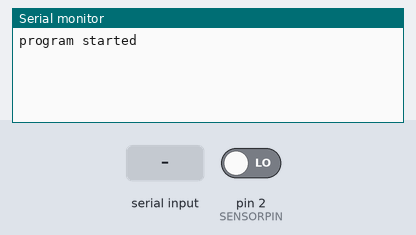
Bench run of a sketch on a simulated Arduino Uno, built with avr-gcc and run on an emulated ATmega328P. Parts: the last lines printed to the serial monitor. The test bench sets the inputs (shaded band); at power-on: pin 2 (SENSORPIN) LOW. EEPROM starts erased; the modem accepts every AT command (registered, SIM ready, sends succeed) and sends nothing else.

Above: at 18.0 s.
18.1 s: "90,45\n" received over the second serial link
21.1 s: "30,150\n" received over the second serial link
At 22.1 s:
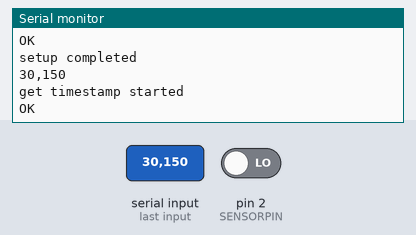
22.6 s: pin 2 (SENSORPIN) driven HIGH
At 24.1 s:
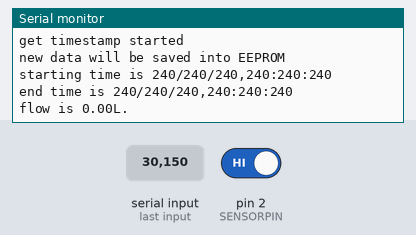
24.2 s: "5\n" received over the second serial link
At 25.3 s:
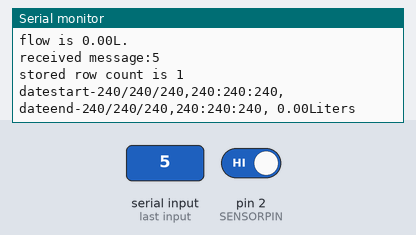

Measured:
- after the input at 21.1 s, the serial monitor: prints a new line at once (image 1)
- after the input at 22.6 s, the serial monitor: prints a new line at once (image 2)
- after the input at 24.2 s, the serial monitor: prints a new line after 0.50 s (image 3)

The sketch:

sim900_flow.ino
```cpp
/**/

#include <SoftwareSerial.h>
#include <EEPROM.h>

// ID of the settings block
#define CONFIG_VERSION "ls2"

// Tell it where to store your config data in EEPROM
#define CONFIG_START 0

#define DATASTART 100

#define MAXSTORECNT 5

// Example settings structure
struct StoreStruct {
	// This is for mere detection if they are your settings
	char version[4];
	// The variables of your settings
	uint8_t storedCount;
} storage = {
	CONFIG_VERSION,
	// The default values
	0
};

typedef struct
{
	uint8_t year;
	uint8_t month;
	uint8_t day;
	uint8_t hour;
	uint8_t min;
	uint8_t sec;
} MyDateTime;

typedef struct
{
	MyDateTime startTime;
	MyDateTime endTime;
	double flow;
} DataRow;

void saveDataRow(DataRow newRow);
String myTimeToString(MyDateTime dateTime);

const char destNumber[] = "+393477901668";
// Configure software serial port
SoftwareSerial SIM900(7, 8);
String incomingSMSStr = "";

const uint32_t PULSECNTPERLITRE = 492;
static uint32_t lastPulseTime = 0;
const uint32_t NONEFLOWINTVAL = 1000;
const uint8_t SENSORPIN = 2;
volatile uint32_t flowPulseCnt; //measuring the rising edges of the signal from flow sensor
volatile bool interrupt = false;
bool existFlow = false;

void flowISR()     //This is the function that the interupt calls
{
	flowPulseCnt++;
	interrupt = true;
}

uint8_t year, month, day, hour, min, sec;
DataRow tempRow;
void setup()
{
	// load configuration from eeprom
	loadConfig();

	// arduino communicates with SIM900 GSM shield at a baud rate of 19200
	// Make sure that corresponds to the baud rate of your module
	SIM900.begin(19200);
	Serial.begin(115200);

	Serial.println(F("program started"));
	// give time to your GSM shield log on to network
	delay(20000);

	// AT command to set SIM900 to SMS mode
	SIM900.print("AT+CMGF=1\r");
	printSerialData(5000);

	// Set module to send SMS data to serial out upon receipt
	SIM900.print("AT+CNMI=2,2,0,0,0\r");
	printSerialData(5000);

	// interrupt for sensor
	lastPulseTime = millis();
	pinMode(SENSORPIN, INPUT);
	attachInterrupt(0, flowISR, RISING); //
	Serial.println(F("setup completed"));
	printSerialData(5000);

	// getTimeStamp(year, month, day, hour, min, sec);
	getTimeStamp(year, month, day, hour, min, sec);

	setTimeStamp(18, 6, 20, 15, 19, 0);
	// sendDataItems();
}

void loop()
{
	static uint32_t lastSim900Time = millis();
	// check sms in sim900 shield
	while (SIM900.available() > 0)
	{
		// Get the character from the cellular serial port
		char ch = (char)SIM900.read();
		lastSim900Time = millis();
		incomingSMSStr += String(ch);
	}

	if (millis() - lastSim900Time > 500 && incomingSMSStr.length())
	{
		lastSim900Time = millis();
		Serial.print(F("received message:"));
		Serial.println(incomingSMSStr);
		incomingSMSStr = "";
		Serial.println();

		// Serial.println(F("sending data as http get"));
		sendDataItems();
	}

	if (interrupt)
	{
		interrupt = false;
		lastPulseTime = millis();

		if (!existFlow)
		{
			existFlow = true;
			Serial.println(F("flow has started"));
			getTimeStamp(year, month, day, hour, min, sec);

			// get start date time
			tempRow.startTime.year = year;
			tempRow.startTime.month = month;
			tempRow.startTime.day = day;
			tempRow.startTime.hour = hour;
			tempRow.startTime.min = min;
			tempRow.startTime.sec = sec;

			Serial.print(F("starting time is "));
			Serial.println(myTimeToString(tempRow.startTime));
		}
	}

	if (millis() - lastPulseTime > NONEFLOWINTVAL && existFlow)
	{
		existFlow = false;
		lastPulseTime = millis();
		Serial.println(F("flow finished in sensor"));
		getTimeStamp(year, month, day, hour, min, sec);
		// get end date time
		tempRow.endTime.year = year;
		tempRow.endTime.month = month;
		tempRow.endTime.day = day;
		tempRow.endTime.hour = hour;
		tempRow.endTime.min = min;
		tempRow.endTime.sec = sec;

		// calculation liter from pulse count
		tempRow.flow = (double)flowPulseCnt / (double)PULSECNTPERLITRE;
		flowPulseCnt = 0;

		Serial.println(F("new data will be saved into EEPROM"));
		Serial.print(F("starting time is "));
		Serial.println(myTimeToString(tempRow.startTime));
		Serial.print(F("end time is "));
		Serial.println(myTimeToString(tempRow.endTime));
		Serial.print(F("flow is "));
		Serial.print(tempRow.flow, 2);
		Serial.println(F("L."));
		saveDataRow(tempRow);
	}//*/

}

void sendDataItems()
{
	Serial.print("stored row count is ");
	Serial.println(storage.storedCount);
	String response = "";
	DataRow temp;
	for (int8_t idx = 0; idx < storage.storedCount; idx++)
	{
		// read data
		uint32_t readAddr = DATASTART + idx * sizeof(DataRow);
		for (uint32_t t = 0; t<sizeof(DataRow); t++)
			*((char*)&temp + t) = EEPROM.read(readAddr + t);

		String startTime = myTimeToString(temp.startTime);
		String endTime = myTimeToString(temp.endTime);

		// sending http get request part
		// httpGetRequest(startTime, endTime, temp.flow);
		sendSMS(startTime, endTime, temp.flow);
	}
}

char timeStamp[300];
bool getTimeStamp(uint8_t &year, uint8_t &month, uint8_t &day, uint8_t &hour, uint8_t &min, uint8_t &sec)
{
	SIM900.println("AT+CCLK?");      //SIM900 AT command to get time stamp
	uint32_t lastTime = millis();
	bool bReceiving = false;
	Serial.println(F("get timestamp started"));
	while (true)
	{
		if (millis() - lastTime > 5000)
		{
			Serial.println(F("timeout happend"));
			return false;
		}
		else if (SIM900.available() > 0)
		{
			bReceiving = true;
			lastTime = millis();
			break;
		}
	}

	int i = 0;
	while (millis() - lastTime < 100)
	{
		if (SIM900.available() > 0) {
			char ch = (char)SIM900.read();
			timeStamp[i] = ch;
			// Serial.print(ch);
			// Serial.print(",");
			// Serial.println(i);
			i++;
			lastTime = millis();
		}
	}

	if (i > 50)
	{
		Serial.println(F("invalid timestamp response"));
		return false;
	}


	year = (((timeStamp[26]) - 48) * 10) + ((timeStamp[27]) - 48);
	month = (((timeStamp[23]) - 48) * 10) + ((timeStamp[24]) - 48);
	day = (((timeStamp[20]) - 48) * 10) + ((timeStamp[21]) - 48);
	hour = (((timeStamp[29]) - 48) * 10) + ((timeStamp[30]) - 48);
	min = (((timeStamp[32]) - 48) * 10) + ((timeStamp[33]) - 48);
	sec = (((timeStamp[35]) - 48) * 10) + ((timeStamp[36]) - 48);

	return true;
}

bool setTimeStamp(uint8_t year, uint8_t month, uint8_t day, uint8_t hour, uint8_t min, uint8_t sec)
{
	String timeStamp = "AT+CCLK=\"";
	if (year < 10)
		timeStamp += "0";
	timeStamp += String(year);
	timeStamp += "/";
	if (month < 10)
		timeStamp += "0";
	timeStamp += String(month);
	timeStamp += "/";
	if (day < 10)
		timeStamp += "0";
	timeStamp += String(day);
	timeStamp += ",";

	if (hour < 10)
		timeStamp += "0";
	timeStamp += String(hour);
	timeStamp += ":";
	if (min < 10)
		timeStamp += "0";
	timeStamp += String(min);
	timeStamp += ":";
	if (sec < 10)
		timeStamp += "0";
	timeStamp += String(sec);
	timeStamp += "+08";
	timeStamp += "\"";

	SIM900.println(timeStamp);      //SIM900 AT command to set time stamp

	uint32_t lastTime = millis();
	bool bReceiving = false;
	while (true)
	{
		if (millis() - lastTime > 5000)
		{
			Serial.println(F("timeout happend"));
			return false;
		}
		else if (SIM900.available() > 0)
		{
			bReceiving = true;
			lastTime = millis();
			break;
		}
	}

	int i = 0;
	while (millis() - lastTime < 100)
	{
		if (SIM900.available() > 0) {
			char ch = (char)SIM900.read();
			Serial.print(ch);
			lastTime = millis();
		}
	}
	return true;
}

void loadConfig() {
	// To make sure there are settings, and they are YOURS!
	// If nothing is found it will use the default settings.
	if (EEPROM.read(CONFIG_START + 0) == CONFIG_VERSION[0] &&
		EEPROM.read(CONFIG_START + 1) == CONFIG_VERSION[1] &&
		EEPROM.read(CONFIG_START + 2) == CONFIG_VERSION[2])
		for (unsigned int t = 0; t<sizeof(storage); t++)
			*((char*)&storage + t) = EEPROM.read(CONFIG_START + t);
}

void saveConfig() {
	for (unsigned int t = 0; t<sizeof(storage); t++)
		EEPROM.write(CONFIG_START + t, *((char*)&storage + t));
}

String readDataRows()
{
	String response = "";
	DataRow temp;
	for (int8_t idx = 0; idx < storage.storedCount; idx++)
	{
		// read data
		uint32_t readAddr = DATASTART + idx * sizeof(DataRow);
		for (uint32_t t = 0; t<sizeof(DataRow); t++)
			*((char*)&temp + t) = EEPROM.read(readAddr + t);

		response += F("start-");
		response += myTimeToString(tempRow.startTime);

		response += F(", end-");
		response += myTimeToString(tempRow.endTime);

		response += F(", flow-");
		response += String(tempRow.flow, 2);
		response += F("L.");
		response += F("\r\n");
	}

	return response;
}

void saveDataRow(DataRow newRow)
{
	DataRow temp;

	for (int8_t idx = storage.storedCount; idx > 0; idx--)
	{
		// read original data
		uint32_t readAddr = DATASTART + (idx - 1) * sizeof(DataRow);
		for (uint32_t t = 0; t<sizeof(DataRow); t++)
			*((char*)&temp + t) = EEPROM.read(readAddr + t);

		// write original data
		uint32_t writeAddr = DATASTART + idx * sizeof(DataRow);
		for (unsigned int t = 0; t<sizeof(DataRow); t++)
			EEPROM.write(writeAddr + t, *((char*)&temp + t));
	}

	if (storage.storedCount < MAXSTORECNT)
		storage.storedCount++;

	// write new data
	uint32_t writeAddr = DATASTART;
	for (unsigned int t = 0; t<sizeof(DataRow); t++)
		EEPROM.write(writeAddr + t, *((char*)&newRow + t));

	saveConfig();
}

void printSerialData(uint32_t timeout)
{
	uint32_t lastMs = millis();
	while (true)
	{
		if (SIM900.available())
		{
			lastMs = millis();
			break;
		}
		else if (millis() - lastMs > timeout)
			return;
	}

	while (lastMs - millis() < 400)
	{
		if (SIM900.available())
		{
			char ch = SIM900.read();
			Serial.print(ch);
			lastMs = millis();
		}
	}

	Serial.println("");
}


void httpGetRequest(String startDate, String endDate, double liters)
{
	SIM900.println("AT+CGATT=1");
	printSerialData(200);

	SIM900.println("AT+SAPBR=3,1,\"CONTYPE\",\"GPRS\"");//setting the SAPBR,connection type is GPRS
	printSerialData(1000);

	SIM900.println("AT+SAPBR=3,1,\"m2m.vodafone.it\",\"\"");//setting the APN,2nd parameter empty works for all networks
	printSerialData(5000);

	SIM900.println();
	SIM900.println("AT+SAPBR=1,1");
	printSerialData(10000);

	SIM900.println("AT+HTTPINIT"); //init the HTTP request
	printSerialData(2000);

	String requestURL = "AT+HTTPPARA=\"URL\",\"http://www.fakeurl.cloud/postpage.php?datestart=";
	requestURL += startDate;
	requestURL += "&dateend=";
	requestURL += endDate;
	requestURL += "&liters=";
	requestURL += String(liters, 2);
	requestURL += F("\"");

	SIM900.println(requestURL);// setting the httppara,
	printSerialData(1000);
	SIM900.println();
	SIM900.println("AT+HTTPACTION=0");//submit the GET request
	printSerialData(8000);

	SIM900.println("AT+HTTPREAD=0,20");// read the data from the website you access
	printSerialData(3000);

	SIM900.println("");
	SIM900.println("AT+HTTPTERM");// terminate HTTP service
	printSerialData(1000);
}

String myTimeToString(MyDateTime dateTime)
{
	String result = "";
	if (dateTime.year < 10)
		result += "0";
	result += String(dateTime.year);
	result += "/";
	if (dateTime.month < 10)
		result += "0";
	result += String(dateTime.month);
	result += "/";
	if (dateTime.day < 10)
		result += "0";
	result += String(dateTime.day);
	result += ",";

	if (dateTime.hour < 10)
		result += "0";
	result += String(dateTime.hour);
	result += ":";
	if (dateTime.min < 10)
		result += "0";
	result += String(dateTime.min);
	result += ":";
	if (dateTime.sec < 10)
		result += "0";
	result += String(dateTime.sec);
	return result;
}

void sendSMS(String startDate, String endDate, double liters)
{
	String strMessage;
	strMessage = "datestart-";
	strMessage += startDate;
	strMessage += ", dateend-";
	strMessage += endDate;
	strMessage += ", ";
	strMessage += String(liters, 2);
	strMessage += "Liters";

	Serial.println(strMessage);

	// AT command to set SIM900 to SMS mode
	SIM900.print("AT+CMGF=1\r");
	delay(100);

	String atCommand = "AT+CMGS=\"" + String(destNumber);
	atCommand += "\"";
	SIM900.println(atCommand);
	delay(100);

	SIM900.println(strMessage);
	delay(100);

	// End AT command with a ^Z, ASCII code 26
	SIM900.println((char)26);
	delay(100);
	SIM900.println();
	// Give module time to send SMS
	delay(8000);
	printSerialData(2000);
}
```
